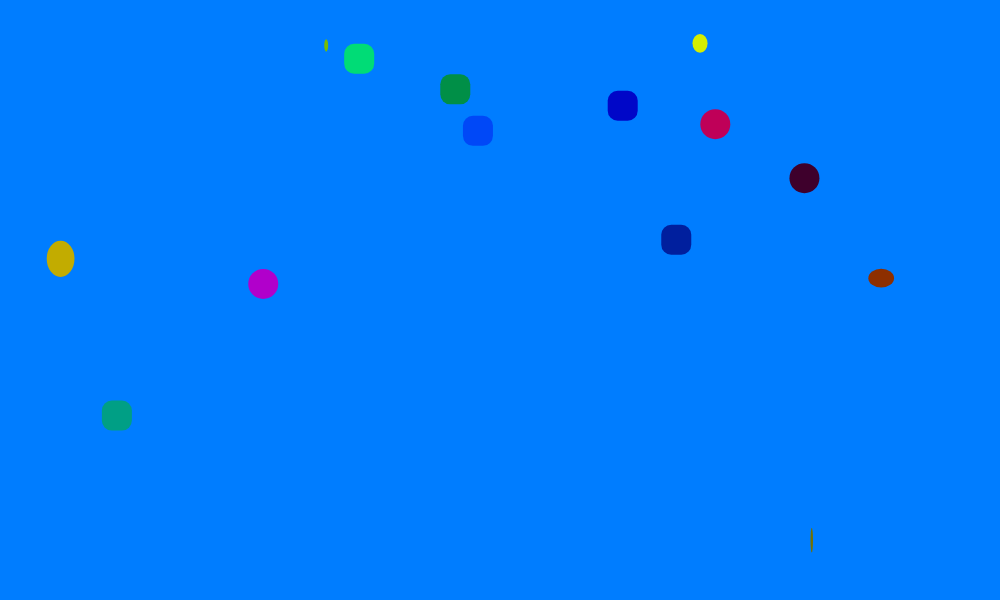
Frame 1 (no input)
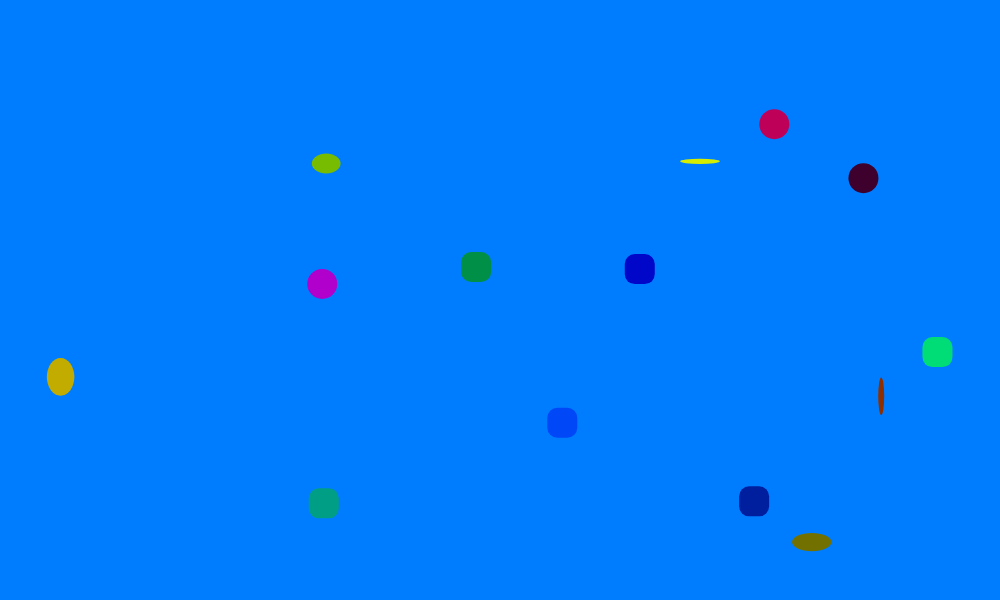
Frame 60 (no input)
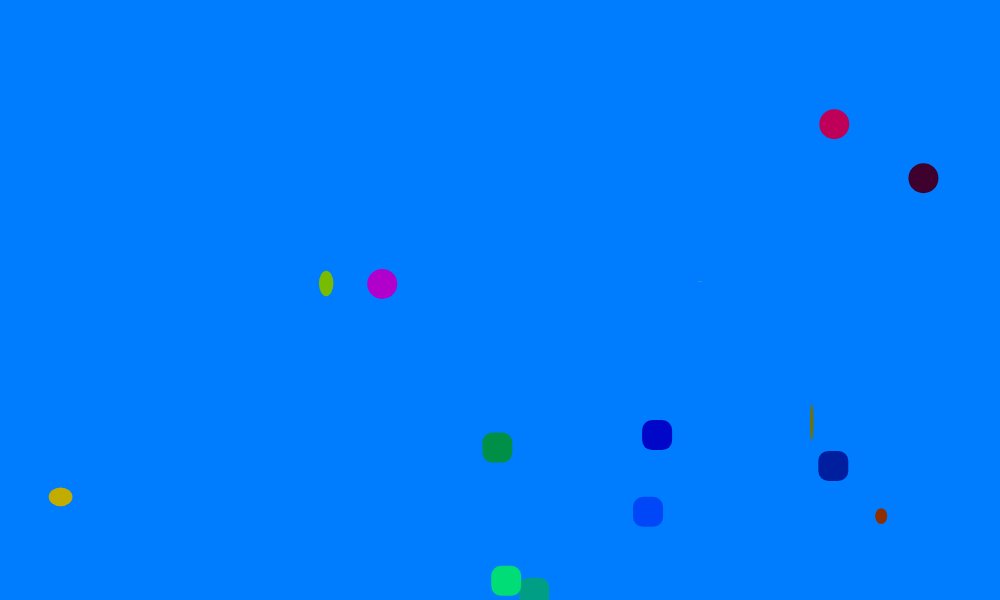
Frame 120 (the mouse pressed at the canvas centre since frame 60)

The p5.js sketch that drew these frames (run headless with seeded random() and noise() and a simulated clock; from frame 60 on, the mouse is pressed at the canvas centre):

// p5.js sketch
// ── sketch.js
var ballArray = [];
var squareArray = [];
var ballzArray = [];

function setup() {
    createCanvas(1000, 600);

    //myBall = new Ball(xPos, yPos, vel);
    for (var i = 0; i < 3; i++) {
        ballArray[i] = new Ball(random(0, width), random(0, height), 1, color(random(0, 255), 0, random(0, 255)));
    }

    for (var k = 0; k < 5; k++) {
        ballzArray[k] = new Ballz(random(0, width), random(0, height), 2, color(random(0, 255), random(0, 255), 0));

    }
    for (var j = 0; j < 6; j++) {
        squareArray[j] = new Squares(random(0, width), random(0, height), random(0, 10), random(0, 5), color(0, random(0, 255), random(0, 255)));

    }
    noStroke();

}

function draw() {
    background(0, 125, 255);

    for (var i = 0; i < ballArray.length; i++) {
        ballArray[i].animateBall();
        ballArray[i].displayBall();
    }

    for (var j = 0; j < squareArray.length; j++) {
        squareArray[j].animateSq();
        squareArray[j].displaySq();
    }

    for (var k = 0; k < ballzArray.length; k++) {
        ballzArray[k].animateBallz();
        ballzArray[k].displayBallz();
    }

}

function mouseClicked() {

    //create a temporary object to push into the array
    var tempBall = new Ball(mouseX, mouseY, random(6, 8), color(random(0, 255), 0, random(0, 255)));
    var tempBallz = new Ballz(mouseX, mouseY, random(2, 5), color(random(0, 255), random(0, 255), 0));
    var tempSq = new Squares(mouseX, mouseY, random(1, 3), random(2, 5), color(0, random(0, 255), random(0, 255)));
    //array.push() function adds a new element to the end of the array
    if (mouseX < 300) {
        ballArray.push(tempBall);
    }
    if (mouseX > 300 && mouseX < 700) {
        ballzArray.push(tempBallz);
    }
    if (mouseX > 700) {
        squareArray.push(tempSq);
    }
}

function Ball(_x, _y, _vel, b) {

    this.x = _x;
    this.y = _y;
    this.vel = _vel;

    this.animateBall = function () {
        //animate ball
        this.x += this.vel;
        if (this.x > width || this.x < 0) {
            this.vel = -this.vel;
        }
    }

    this.displayBall = function () {
        //draw ball
        fill(b);
        ellipse(this.x, this.y, 30, 30);
    }
};

function Ballz(xx, yy, vvel, v) {

    this.xx = xx;
    this.yy = yy;
    this.vvel = vvel;

    this.animateBallz = function () {
        //animate ball
        this.yy += this.vvel;
        if (this.yy > height || this.yy < 0) {
            this.vvel = -this.vvel;
        }
    }

    this.displayBallz = function () {
        //draw ball
        fill(v);
        ellipse(this.xx, this.yy, random(0, 40), random(0, 40));
    }
};


function Squares(x_, y_, velX, velY, c) {

    this.xSq = x_;
    this.ySq = y_;
    this.velX = velX;
    this.velY = velY;

    this.animateSq = function () {
        //animate square
        this.ySq += this.velY;
        this.xSq += this.velX;
        if (this.ySq > height || this.ySq < 0) {
            this.velY = -this.velY;
        }
        if (this.xSq > width || this.xSq < 0) {
            this.velX = -this.velX;
        }
    }

    this.displaySq = function () {
        //draw square
        fill(c);
        rect(this.xSq, this.ySq, 30, 30, 10);

    }

};
